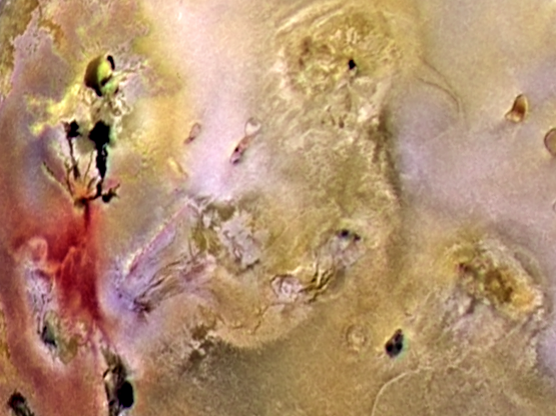
#> input picture images/jupiter-Io-closeup.bmp, 556 x 416 px
$ python 06-04.py
#> lines starting #> are read from the running program, lines starting #| are printed output that depends on the picture; after the words box and inside, x2 and y2 are one past the last pixel; in counts of white or black regions, pixels touching at a corner belong together
#> further down, image is the input picture: shape (416, 556, 3); mean B, G, R 113.3, 145.4, 180.5
"""
Copyright (C) 2025 Fu Tszkok

:module: Project 06-04
:function: Color Image Segmentation
:author: Fu Tszkok
:date: 2025-02-06
:license: AGPLv3 + Additional Restrictions (Non-Commercial Use)

This code is licensed under GNU Affero General Public License v3 (AGPLv3) with additional terms.
- Commercial use prohibited (including but not limited to sale, integration into commercial products)
- Academic use requires clear attribution in code comments or documentation

Full AGPLv3 text available in LICENSE file or at <https://www.gnu.org/licenses/agpl-3.0.html>
"""

import cv2 as cv
import numpy as np
import matplotlib.pyplot as plt


def segment_color_regions(image, target_color, threshold=10):
    """Segments an image based on the Mahalanobis distance to a target color.
    :param image: Input color image (NumPy array).
    :param target_color: The target color to segment (a list or array of 3 values, e.g., [R, G, B]).
    :param threshold: The maximum Mahalanobis distance for a pixel to be included in the segment.
    :return: A binary mask (NumPy array) highlighting the segmented regions in white.
    """
#> called with threshold = 3
    # Reshape the image into a 2D array of pixels and ensure float32 data type for calculations.
    pixels = image.reshape(-1, 3).astype(np.float32)
    target_color = np.array(target_color, dtype=np.float32)

    # Calculate the covariance matrix of the pixel colors. The covariance
    # matrix captures the relationships between the R, G, and B color channels.
    cov = np.cov(pixels, rowvar=False)
#> cov = [[1263.1, 1310.9, 1178.4], [1310.9, 1609.7, 1377.9], [1178.4, 1377.9, 1599.6]]
    # Add a small value to the diagonal for numerical stability, ensuring the matrix is invertible.
    cov += np.eye(cov.shape[0]) * 1e-6
    inv_cov = np.linalg.inv(cov)
#> inv_cov = [[0.00532, -0.00372, -0.000711], [-0.00372, 0.00497, -0.00154], [-0.000711, -0.00154, 0.00248]]

    # Calculate the Mahalanobis distance for each pixel. The formula involves
    # the inverse covariance matrix, which normalizes the distance by the
    # variance and correlation of the color channels.
    mahalanobis_distances = np.sqrt(np.sum((pixels - target_color) @ inv_cov * (pixels - target_color), axis=1))
    # Reshape the distances back into a 2D array matching the original image dimensions.
    mahalanobis_distances = mahalanobis_distances.reshape(image.shape[:2])
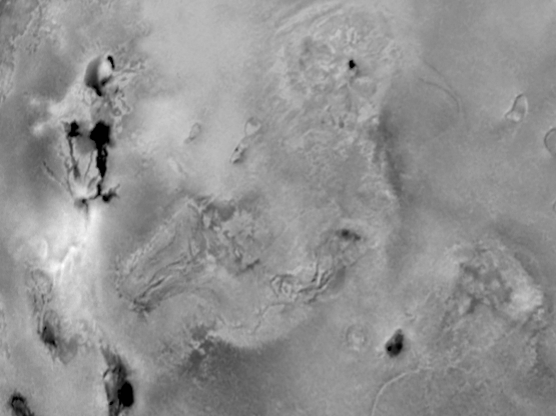
#> mahalanobis_distances: shape (416, 556) float64; min 0, max 10.56, mean 6.07; drawn with min black and max white

    # Create a binary mask by thresholding the Mahalanobis distances.
    # Pixels with a distance less than the threshold are set to 255 (white).
    color_mask = np.uint8(mahalanobis_distances < threshold) * 255
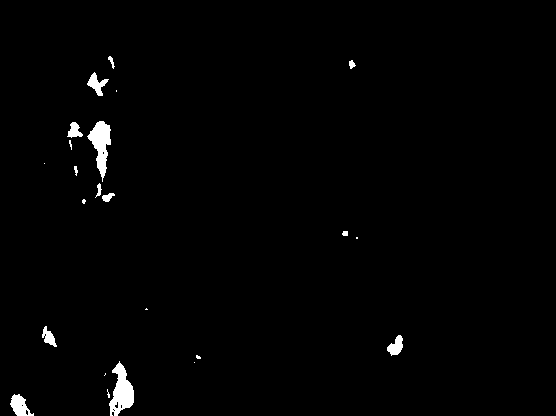
#> color_mask: shape (416, 556); 1.2% white; 23 white regions (10 under 20 px), largest, box (x1, y1, x2, y2) and area: (109, 361, 134, 416) 767, (87, 121, 111, 182) 706, (10, 394, 34, 416) 300
    return color_mask


# Load the image and convert its color space from BGR to RGB.
image = cv.imread('../../images/jupiter-Io-closeup.bmp')
image = cv.cvtColor(image, cv.COLOR_BGR2RGB)
if image.dtype != np.uint8:
    image = (image * 255).astype(np.uint8)
plt.axis('off')
plt.imshow(image, cmap='gray')
plt.title('Original Image')
plt.show()

# Define the target color and threshold for segmentation.
# Here, the script segments regions that are close to black [0, 0, 0].
target_color = [0, 0, 0]
color_mask = segment_color_regions(image, target_color, 3)
plt.axis('off')
plt.imshow(color_mask, cmap='gray')
plt.title('Color Mask')
plt.show()

$ run again, with images/Lenna_face.bmp copied over images/jupiter-Io-closeup.bmp
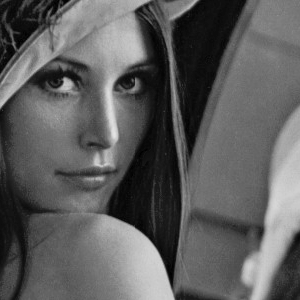
#> input picture images/Lenna_face.bmp, 300 x 300 px
#> image is the input picture: shape (300, 300, 3); min 0, max 228, mean 93.3
#> cov = [[2768.6, 2768.6, 2768.6], [2768.6, 2768.6, 2768.6], [2768.6, 2768.6, 2768.6]]
#> inv_cov = [[666666.7, -333333.4, -333333.3], [-333333.4, 666666.7, -333333.3], [-333333.3, -333333.3, 666666.6]]
#> in segment_color_regions, `mahalanobis_distances = mahalanobis_distances.reshape(image.shape[:2])`:
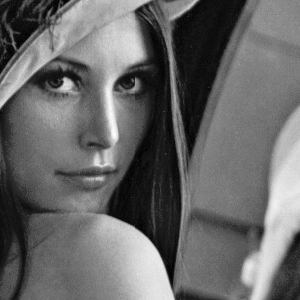
#> mahalanobis_distances: shape (300, 300) float64; min 0, max 4.33, mean 1.77; drawn with min black and max white
#> in segment_color_regions, `color_mask = np.uint8(mahalanobis_distances < threshold) * 255`:
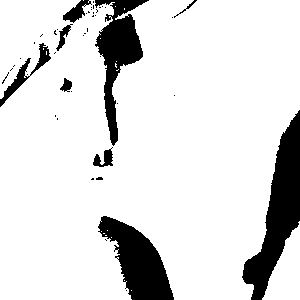
#> color_mask: shape (300, 300); 86.6% white; 46 black regions (37 under 20 px), largest, box (x1, y1, x2, y2) and area: (242, 110, 300, 300) 4427, (98, 216, 174, 300) 3247, (95, 0, 149, 146) 2922
